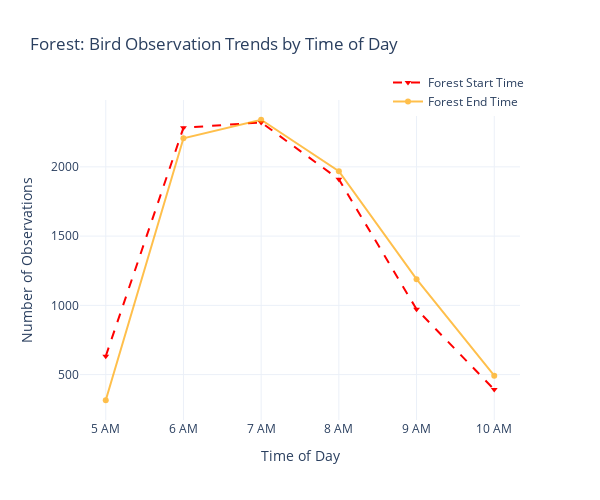

Source (notebook cell):
### Code cell
import plotly.graph_objects as go

# Forest plot
fig_forest = go.Figure()

fig_forest.add_trace(go.Scatter(
    x=forest_start_distribution.index,
    y=forest_start_distribution.values,
    mode='lines+markers',
    name='Forest Start Time',
    line=dict(color='red', dash='dash'),
    marker=dict(symbol='triangle-down')
))

fig_forest.add_trace(go.Scatter(
    x=forest_end_distribution.index,
    y=forest_end_distribution.values,
    mode='lines+markers',
    name='Forest End Time',
    line=dict(color='orange'),
    marker=dict(symbol='circle'),
    opacity=0.7
))

fig_forest.update_layout(
    title="Forest: Bird Observation Trends by Time of Day",
    xaxis=dict(title='Time of Day', tickmode='array', tickvals=list(range(24)), ticktext=hour_labels),
    yaxis_title='Number of Observations',
    legend=dict(x=0.7, y=1.1),
    template='plotly_white',
    height=500, width=600
)

fig_forest.show()

### Figure 1 — Plotly figure (JSON) as saved in the notebook; plotly's stock layout.template omitted (floating-point values rounded to 4 significant figures)
{"data": [{"line": {"color": "red", "dash": "dash"}, "marker": {"symbol": "triangle-down"}, "mode": "lines+markers", "name": "Forest Start Time", "type": "scatter", "x": [5, 6, 7, 8, 9, 10], "y": [633, 2282, 2321, 1910, 972, 392]}, {"line": {"color": "orange"}, "marker": {"symbol": "circle"}, "mode": "lines+markers", "name": "Forest End Time", "opacity": 0.7, "type": "scatter", "x": [5, 6, 7, 8, 9, 10], "y": [315, 2206, 2340, 1968, 1189, 492]}], "layout": {"height": 500, "legend": {"x": 0.7, "y": 1.1}, "title": {"text": "Forest: Bird Observation Trends by Time of Day"}, "width": 600, "xaxis": {"tickmode": "array", "ticktext": ["0 AM", "1 AM", "2 AM", "3 AM", "4 AM", "5 AM", "6 AM", "7 AM", "8 AM", "9 AM", "10 AM", "11 AM", "12 PM", "1 PM", "2 PM", "3 PM", "4 PM", "5 PM", "6 PM", "7 PM", "8 PM", "9 PM", "10 PM", "11 PM"], "tickvals": [0, 1, 2, 3, 4, 5, 6, 7, 8, 9, 10, 11, 12, 13, 14, 15, 16, 17, 18, 19, 20, 21, 22, 23], "title": {"text": "Time of Day"}}, "yaxis": {"title": {"text": "Number of Observations"}}}}
